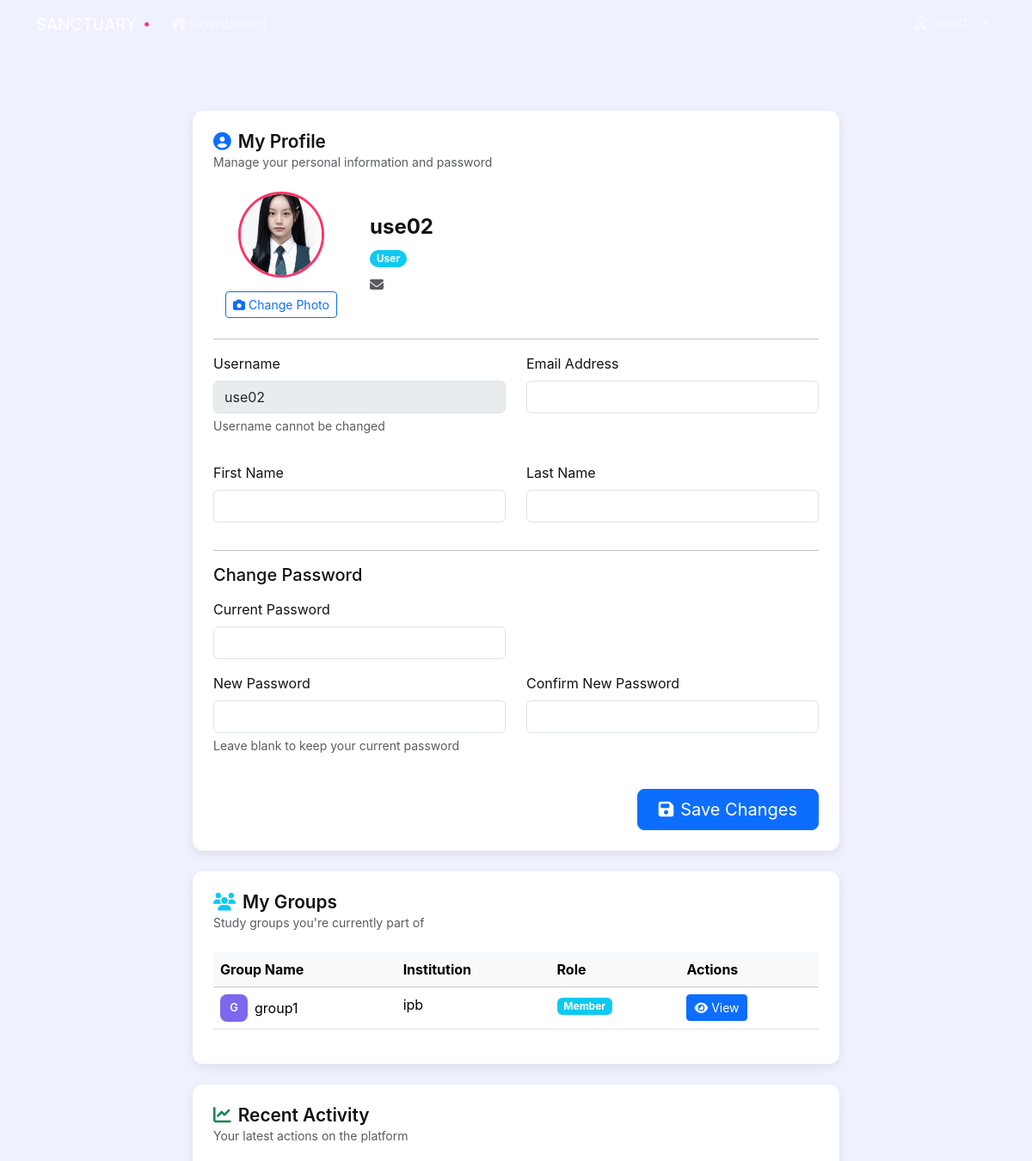
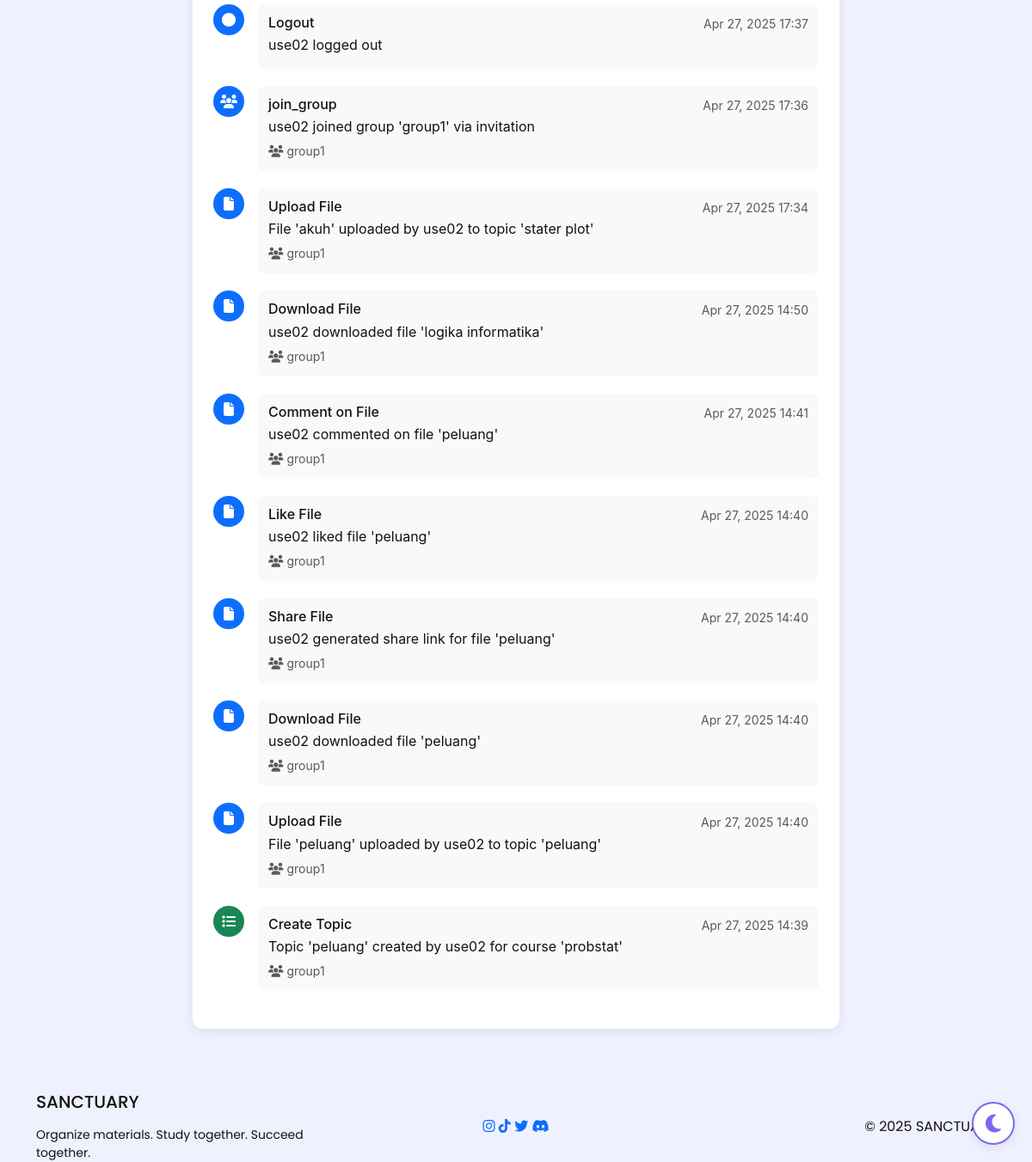
The app's page /profile/ (signed in) with its own data (2 pictures, top to bottom).
### core/models.py (models this page shows, shortened)
class User(AbstractUser):
    ROLE_CHOICES = (
        ('super_admin', 'Super Admin'),
        ('admin', 'Admin'),
        ('user', 'User'),
    )
    role = models.CharField(max_length=20, choices=ROLE_CHOICES, default='user')
    profile_photo = models.ImageField(upload_to='profile_photos/', null=True, blank=True)

class StudyGroup(models.Model):
    STATUS_CHOICES = (
        ('pending', 'Pending'),
        ('approved', 'Approved'),
        ('rejected', 'Rejected'),
    )
    group_name = models.CharField(max_length=100)
    institution = models.CharField(max_length=100)
    purpose = models.TextField()
    status = models.CharField(max_length=20, choices=STATUS_CHOICES, default='pending')
    created_by = models.ForeignKey(User, on_delete=models.CASCADE, related_name='created_groups')
    members = models.ManyToManyField(User, related_name='study_groups')
    created_at = models.DateTimeField(auto_now_add=True)
    updated_at = models.DateTimeField(auto_now=True)

class ActivityLog(models.Model):
    ACTION_CHOICES = (
        ('login', 'Login'),
        ('logout', 'Logout'),
        ('upload_file', 'Upload File'),
        ('create_topic', 'Create Topic'),
        ('edit_topic', 'Edit Topic'),
        ('delete_topic', 'Delete Topic'),
        ('delete_file', 'Delete File'),
        ('create_course', 'Create Course'),
        ('edit_course', 'Edit Course'),
        ('delete_course', 'Delete Course'),
        ('add_member', 'Add Member'),
        ('approve_group', 'Approve Group'),
        ('reject_group', 'Reject Group'),
        ('update_profile', 'Update Profile'),
        ('view_file', 'View File'),
        ('download_file', 'Download File'),
        ('comment_file', 'Comment on File'),
        ('like_file', 'Like File'),
        ('share_file', 'Share File'),
        ('report_file', 'Report File'),
    )
    user = models.ForeignKey(User, on_delete=models.CASCADE, related_name='activities')
    group = models.ForeignKey(StudyGroup, on_delete=models.SET_NULL, null=True, blank=True, related_name='activities')
    action_type = models.CharField(max_length=20, choices=ACTION_CHOICES)
    description = models.TextField()
    timestamp = models.DateTimeField(auto_now_add=True)

### core/views.py (the view, shortened to what this page needs)
# urls.py: path('profile/', views.profile_view, name='profile'),
@login_required
def profile_view(request):
    user_activities = ActivityLog.objects.filter(user=request.user).order_by('-timestamp')[:10]
    return render(request, 'core/profile.html', {'user_activities': user_activities})

### core/templates/core/profile.html (shortened to what this page needs)
{% extends 'base/base.html' %}
{% block content %}
<div class="profile-container py-4">
    <div class="row justify-content-center">
        <div class="col-lg-8 col-md-10">
            <div class="content-card mb-4">
                <div class="section-header d-flex justify-content-between align-items-center mb-4">
                    <div>
                        <h3 class="section-title mb-0">
                            <i class="fas fa-user-circle text-primary me-2"></i>My Profile
                        </h3>
                        <p class="text-muted small mb-0">Manage your personal information and password</p>
                    </div>
                </div>
                <div class="row align-items-center mb-4">
                    <div class="col-md-3 text-center mb-3 mb-md-0">
                        {% if user.profile_photo %}
                            <img src="{{ user.profile_photo.url }}" alt="{{ user.username }}" class="profile-photo rounded-circle">
                        {% else %}
                            <div class="avatar-circle mx-auto">
                                <span class="initials">{{ user.username|first|upper }}</span>
                            </div>
                        {% endif %}
                        <div class="mt-3">
                            <button type="button" class="btn btn-sm btn-outline-primary" data-bs-toggle="modal" data-bs-target="#changePhotoModal">
                                <i class="fas fa-camera me-1"></i>Change Photo
                            </button>
                        </div>
                    </div>
                    <div class="col-md-9">
                        <h4 class="fw-bold">{{ user.get_full_name|default:user.username }}</h4>
                        <p class="mb-2">
                            <span class="badge
                                {% if user.role == 'super_admin' %}bg-danger
                                {% elif user.role == 'admin' %}bg-warning
                                {% else %}bg-info{% endif %} rounded-pill">
                                {{ user.get_role_display }}
                            </span>
                        </p>
                        <p class="mb-0"><i class="fas fa-envelope text-muted me-2"></i>{{ user.email }}</p>
                    </div>
                </div>
                <hr>
                <form method="post">
                    <div class="row mb-3">
                        <div class="col-md-6">
                            <div class="mb-3">
                                <label for="username" class="form-label">Username</label>
                                <input type="text" class="form-control" id="username" name="username" value="{{ user.username }}" disabled>
                                <div class="form-text">Username cannot be changed</div>
                            </div>
                        </div>
                        <div class="col-md-6">
                            <div class="mb-3">
                                <label for="email" class="form-label">Email Address</label>
                                <input type="email" class="form-control" id="email" name="email" value="{{ user.email }}">
                            </div>
                        </div>
                    </div>
                    <div class="row mb-3">
                        <div class="col-md-6">
                            <div class="mb-3">
                                <label for="first_name" class="form-label">First Name</label>
                                <input type="text" class="form-control" id="first_name" name="first_name" value="{{ user.first_name }}">
                            </div>
                        </div>
                        <div class="col-md-6">
                            <div class="mb-3">
                                <label for="last_name" class="form-label">Last Name</label>
                                <input type="text" class="form-control" id="last_name" name="last_name" value="{{ user.last_name }}">
                            </div>
                        </div>
                    </div>
                    <hr>
                    <div class="mb-4">
                        <h5 class="mb-3">Change Password</h5>
                        <div class="row">
                            <div class="col-md-6">
                                <div class="mb-3">
                                    <label for="current_password" class="form-label">Current Password</label>
                                    <input type="password" class="form-control" id="current_password" name="current_password">
                                </div>
                            </div>
                        </div>
                        <div class="row">
                            <div class="col-md-6">
                                <div class="mb-3">
                                    <label for="new_password1" class="form-label">New Password</label>
                                    <input type="password" class="form-control" id="new_password1" name="new_password1">
                                    <div class="form-text">Leave blank to keep your current password</div>
                                </div>
                            </div>
                            <div class="col-md-6">
                                <div class="mb-3">
                                    <label for="new_password2" class="form-label">Confirm New Password</label>
                                    <input type="password" class="form-control" id="new_password2" name="new_password2">
                                </div>
                            </div>
                        </div>
                    </div>
                    <div class="d-grid gap-2 d-md-flex justify-content-md-end">
                        <button type="submit" class="btn btn-primary btn-lg px-4">
                            <i class="fas fa-save me-2"></i>Save Changes
                        </button>
                    </div>
                </form>
            </div>
            <div class="content-card mb-4">
                <div class="section-header d-flex justify-content-between align-items-center mb-4">
                    <div>
                        <h3 class="section-title mb-0">
                            <i class="fas fa-users text-info me-2"></i>My Groups
                        </h3>
                        <p class="text-muted small mb-0">Study groups you're currently part of</p>
                    </div>
                </div>
                {% if user.study_groups.all %}
                    <div class="table-responsive">
                        <table class="table table-hover">
                            <thead class="table-light">
                                <tr>
                                    <th>Group Name</th>
                                    <th>Institution</th>
                                    <th>Role</th>
                                    <th>Actions</th>
                                </tr>
                            </thead>
                            <tbody>
                                {% for group in user.study_groups.all %}
                                <tr>
                                    <td>
                                        <div class="d-flex align-items-center">
                                            <div class="group-avatar me-2">
                                                <span>{{ group.group_name|first|upper }}</span>
                                            </div>
                                            {{ group.group_name }}
                                        </div>
                                    </td>
                                    <td>{{ group.institution }}</td>
                                    <td>
                                        {% if group.created_by == user %}
                                            <span class="badge bg-warning">Admin</span>
                                        {% else %}
                                            <span class="badge bg-info">Member</span>
                                        {% endif %}
                                    </td>
                                    <td>
                                        {% if group.created_by == user %}
                                            <a href="{% url 'manage_group' group.id %}" class="btn btn-sm btn-warning">
                                                <i class="fas fa-cog me-1"></i>Manage
                                            </a>
                                        {% else %}
                                            <a href="{% url 'home' %}" class="btn btn-sm btn-primary">
                                                <i class="fas fa-eye me-1"></i>View
                                            </a>
                                        {% endif %}
                                    </td>
                                </tr>
                                {% endfor %}
                            </tbody>
                        </table>
                    </div>
                {% endif %}
            </div>
            <div class="content-card mb-4">
                <div class="section-header d-flex justify-content-between align-items-center mb-4">
                    <div>
                        <h3 class="section-title mb-0">
                            <i class="fas fa-chart-line text-success me-2"></i>Recent Activity
                        </h3>
                        <p class="text-muted small mb-0">Your latest actions on the platform</p>
                    </div>
                </div>
                {% if user_activities %}
                    <div class="activity-timeline">
                        {% for activity in user_activities %}
                            <div class="activity-item">
                                <div class="activity-icon
                                    {% if 'create' in activity.action_type %}bg-success
                                    {% elif 'delete' in activity.action_type %}bg-danger
                                    {% elif 'edit' in activity.action_type or 'update' in activity.action_type %}bg-warning
                                    {% else %}bg-primary{% endif %}">
                                    <i class="fas
                                        {% if 'file' in activity.action_type %}fa-file
                                        {% elif 'group' in activity.action_type %}fa-users
                                        {% elif 'course' in activity.action_type %}fa-book
                                        {% elif 'topic' in activity.action_type %}fa-list
                                        {% elif 'comment' in activity.action_type %}fa-comment
                                        {% else %}fa-circle{% endif %}"></i>
                                </div>
                                <div class="activity-content">
                                    <div class="d-flex justify-content-between">
                                        <h6 class="mb-1">{{ activity.get_action_type_display }}</h6>
                                        <small class="text-muted">{{ activity.timestamp|date:"M d, Y H:i" }}</small>
                                    </div>
                                    <p class="mb-1">{{ activity.description }}</p>
                                    {% if activity.group %}
                                        <small class="text-muted">
                                            <i class="fas fa-users me-1"></i>{{ activity.group.group_name }}
                                        </small>
                                    {% endif %}
                                </div>
                            </div>
                        {% endfor %}
                    </div>
                {% else %}
                    <div class="empty-state text-center py-5">
                        <div class="empty-state-icon mb-3">📊</div>
                        <h5>No Activity</h5>
                        <p class="text-muted">No activity records found.</p>
                    </div>
                {% endif %}
            </div>
        </div>
    </div>
</div>
{% endblock %}

### records on screen
User: profile_photo (picture), get_full_name "use02", role "User", username "use02"
StudyGroup: group_name|first "G", group_name "group1", institution "ipb", shows "Member", shows "View"
ActivityLog: action_type "Logout", timestamp "Apr 27, 2025 17:37", description "use02 logged out"
ActivityLog: action_type "join_group", timestamp "Apr 27, 2025 17:36", description "use02 joined group 'group1' via invitation", group.group_name "group1"
ActivityLog: action_type "Upload File", timestamp "Apr 27, 2025 17:34", description "File 'akuh' uploaded by use02 to topic 'stater plot'", group.group_name "group1"
ActivityLog: action_type "Download File", timestamp "Apr 27, 2025 14:50", description "use02 downloaded file 'logika informatika'", group.group_name "group1"
ActivityLog: action_type "Comment on File", timestamp "Apr 27, 2025 14:41", description "use02 commented on file 'peluang'", group.group_name "group1"
ActivityLog: action_type "Like File", timestamp "Apr 27, 2025 14:40", description "use02 liked file 'peluang'", group.group_name "group1"
ActivityLog: action_type "Share File", timestamp "Apr 27, 2025 14:40", description "use02 generated share link for file 'peluang'", group.group_name "group1"
ActivityLog: action_type "Download File", timestamp "Apr 27, 2025 14:40", description "use02 downloaded file 'peluang'", group.group_name "group1"
ActivityLog: action_type "Upload File", timestamp "Apr 27, 2025 14:40", description "File 'peluang' uploaded by use02 to topic 'peluang'", group.group_name "group1"
ActivityLog: action_type "Create Topic", timestamp "Apr 27, 2025 14:39", description "Topic 'peluang' created by use02 for course 'probstat'", group.group_name "group1"
